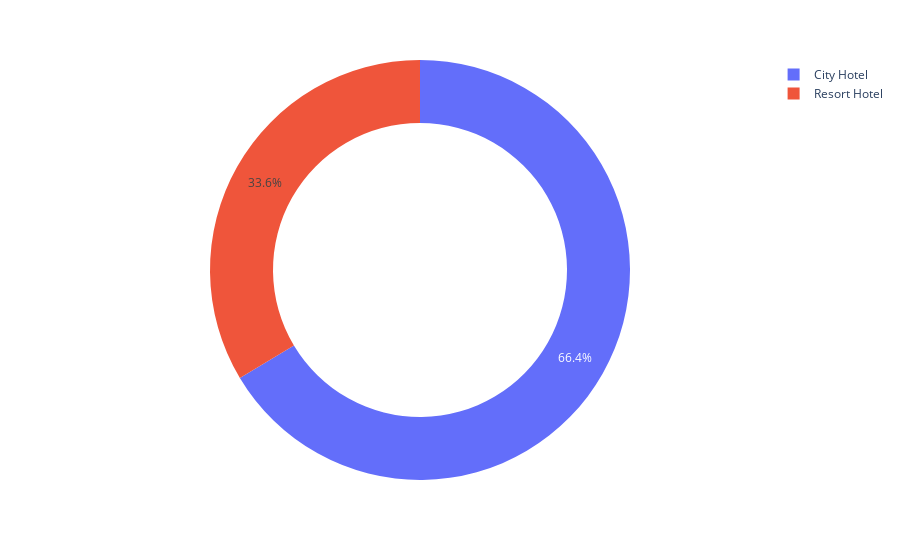

The notebook cell this image was saved under:
### Markdown cell above
### City hotel or Resort hotel?

### Code cell
plt.figure(figsize=(16,8))
px.pie(data,names = data["hotel"].value_counts().index,values = data["hotel"].value_counts(),hole = 0.7)

### Figure 1 — Plotly figure (JSON) as saved in the notebook; plotly's stock layout.template omitted (floating-point values rounded to 4 significant figures)
{"data": [{"domain": {"x": [0, 1], "y": [0, 1]}, "hole": 0.7, "hovertemplate": "label=%{label}<br>value=%{value}<extra></extra>", "labels": ["City Hotel", "Resort Hotel"], "legendgroup": "", "name": "", "showlegend": true, "type": "pie", "values": [79163, 40047]}], "layout": {"legend": {"tracegroupgap": 0}, "margin": {"t": 60}}}
